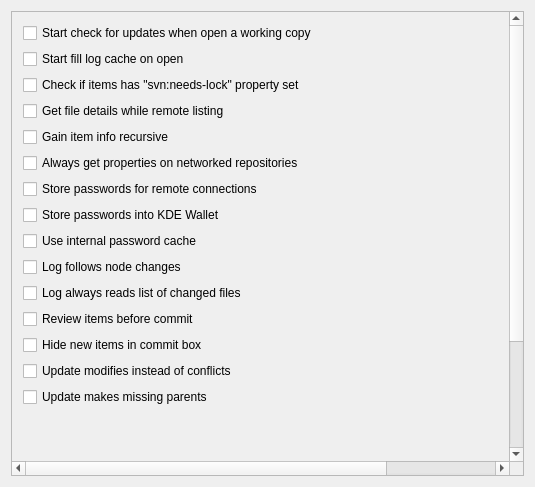
<?xml version="1.0" encoding="UTF-8"?>
<ui version="4.0">
 <class>SubversionSettings</class>
 <widget class="QWidget" name="SubversionSettings">
  <property name="geometry">
   <rect>
    <x>0</x>
    <y>0</y>
    <width>535</width>
    <height>487</height>
   </rect>
  </property>
  <property name="windowTitle">
   <string>Subversion Settings</string>
  </property>
  <layout class="QVBoxLayout" name="verticalLayout_2">
   <item>
    <widget class="QScrollArea" name="scrollArea">
     <property name="widgetResizable">
      <bool>false</bool>
     </property>
     <property name="alignment">
      <set>Qt::AlignLeading|Qt::AlignLeft|Qt::AlignTop</set>
     </property>
     <widget class="QWidget" name="scrollAreaWidgetContents_2">
      <property name="geometry">
       <rect>
        <x>0</x>
        <y>0</y>
        <width>646</width>
        <height>600</height>
       </rect>
      </property>
      <layout class="QVBoxLayout" name="verticalLayout_3">
       <item>
        <layout class="QHBoxLayout" name="horizontalLayout">
         <item>
          <layout class="QVBoxLayout" name="verticalLayout">
           <item>
            <widget class="QCheckBox" name="kcfg_start_updates_check_on_open">
             <property name="toolTip">
              <string>Select if kdesvn should check for updates when open a working copy</string>
             </property>
             <property name="text">
              <string>Start check for updates when open a working copy</string>
             </property>
             <property name="shortcut">
              <string/>
             </property>
            </widget>
           </item>
           <item>
            <widget class="QCheckBox" name="kcfg_log_cache_on_open">
             <property name="sizePolicy">
              <sizepolicy hsizetype="Preferred" vsizetype="Fixed">
               <horstretch>0</horstretch>
               <verstretch>0</verstretch>
              </sizepolicy>
             </property>
             <property name="toolTip">
              <string>Start refresh the log cache for repository when networking enabled</string>
             </property>
             <property name="text">
              <string>Start fill log cache on open</string>
             </property>
            </widget>
           </item>
           <item>
            <widget class="QCheckBox" name="kcfg_check_needslock">
             <property name="toolTip">
              <string>When listing on working copies kdesvn may check for this property</string>
             </property>
             <property name="whatsThis">
              <string>When listing on working copies kdesvn may check for &lt;tt&gt;svn:needs-lock&lt;/tt&gt; property.&lt;br&gt;But due this listings/updating on folders containing lot of items may get slow. So you should only switch on if you have repositories containing lot of such entries.</string>
             </property>
             <property name="text">
              <string>Check if items has &quot;svn:needs-lock&quot; property set</string>
             </property>
            </widget>
           </item>
           <item>
            <widget class="QCheckBox" name="kcfg_details_on_remote_listing">
             <property name="toolTip">
              <string>Whether getting details about items when making listing on repositories or not</string>
             </property>
             <property name="whatsThis">
              <string>&lt;p align=&quot;left&quot;&gt;When checked, kdesvn get more detailed info about file items when making a listing to remote repositories. So you may see remote locks in overview.
&lt;/p&gt;
&lt;p align=&quot;left&quot;&gt;&lt;i&gt;Be careful: This may let listings REAL slow.&lt;/i&gt;&lt;/p&gt;</string>
             </property>
             <property name="text">
              <string>Get file details while remote listing</string>
             </property>
             <property name="shortcut">
              <string/>
             </property>
            </widget>
           </item>
           <item>
            <widget class="QCheckBox" name="kcfg_info_recursive">
             <property name="text">
              <string>Gain item info recursive</string>
             </property>
             <property name="shortcut">
              <string/>
             </property>
            </widget>
           </item>
           <item>
            <widget class="QCheckBox" name="kcfg_properties_on_remote_items">
             <property name="toolTip">
              <string>Should kdesvn retrieves properties on selected item in repositories</string>
             </property>
             <property name="whatsThis">
              <string>When browsing kdesvn may try displaying properties below itemlist from a selected item. 
On networked repositories (e.g., not opened via file:// protocol) this may get real slow. So if you have slow network connections or when browsing hangs often you should deactivate it.</string>
             </property>
             <property name="text">
              <string>Always get properties on networked repositories</string>
             </property>
             <property name="shortcut">
              <string/>
             </property>
            </widget>
           </item>
           <item>
            <widget class="QCheckBox" name="kcfg_store_passwords">
             <property name="toolTip">
              <string>Should Subversion store passwords in default</string>
             </property>
             <property name="whatsThis">
              <string>Storing passwords is often a security problem. Kdesvn itself does not store any passwords, but the Subversion itself inside the configuration area of Subversion. If this area is readable from others you should not set it, but you may select for single non critical accounts inside the authentication dialog.</string>
             </property>
             <property name="text">
              <string>Store passwords for remote connections</string>
             </property>
             <property name="shortcut">
              <string/>
             </property>
            </widget>
           </item>
           <item>
            <widget class="QCheckBox" name="kcfg_passwords_in_wallet">
             <property name="toolTip">
              <string>When saving passwords, do it into KDE Wallet instead of Subversions storage?</string>
             </property>
             <property name="whatsThis">
              <string>&lt;p&gt;Tells if your passwords set in kdesvn should stored into KDE Wallet instead of simple clear text storage of Subversion.&lt;/p&gt;
&lt;p&gt;This would be a little bit more secure because KDE Wallet is (mostly) encrypted with a password. On other hand you must re-enter your passwords with other Subversion clients not accessing KDE wallet (e.g. svn command line itself, rapidsvn and so on).&lt;/p&gt;
&lt;p&gt;If you are HOME storage e.g. Subversion's config folder is on a network drive you should hard think about not storing passwords in a plain text file like Subversion does but put it into an encrypted storage like KDE Wallet or do not save passwords.&lt;/p&gt;</string>
             </property>
             <property name="text">
              <string>Store passwords into KDE Wallet</string>
             </property>
             <property name="shortcut">
              <string/>
             </property>
            </widget>
           </item>
           <item>
            <widget class="QCheckBox" name="kcfg_use_password_cache">
             <property name="toolTip">
              <string>Use an internal password cache</string>
             </property>
             <property name="text">
              <string>Use internal password cache</string>
             </property>
            </widget>
           </item>
           <item>
            <widget class="QCheckBox" name="kcfg_log_follows_nodes">
             <property name="text">
              <string>Log follows node changes</string>
             </property>
             <property name="shortcut">
              <string/>
             </property>
            </widget>
           </item>
           <item>
            <widget class="QCheckBox" name="kcfg_log_always_list_changed_files">
             <property name="toolTip">
              <string>Read detailed change lists</string>
             </property>
             <property name="whatsThis">
              <string>Reading lists of changed files may sometimes a little bit slow down things. But if this feature is switched off, kdesvn may fail generating differences between node changes from within the log viewer.</string>
             </property>
             <property name="text">
              <string>Log always reads list of changed files</string>
             </property>
             <property name="shortcut">
              <string/>
             </property>
            </widget>
           </item>
           <item>
            <widget class="QCheckBox" name="kcfg_review_commit">
             <property name="toolTip">
              <string>List items next commit will send or not</string>
             </property>
             <property name="text">
              <string>Review items before commit</string>
             </property>
             <property name="shortcut">
              <string/>
             </property>
            </widget>
           </item>
           <item>
            <widget class="QCheckBox" name="kcfg_commit_hide_new">
             <property name="toolTip">
              <string>Should unversioned items displayed in commit dialog or not.</string>
             </property>
             <property name="text">
              <string>Hide new items in commit box</string>
             </property>
             <property name="shortcut">
              <string/>
             </property>
            </widget>
           </item>
           <item>
            <widget class="QCheckBox" name="kcfg_update_add_as_modification">
             <property name="toolTip">
              <string>&lt;html&gt;&lt;head/&gt;&lt;body&gt;&lt;p&gt;If set, a local addition at the same path as an incoming addition of the same node kind results in a normal node with a possible local modification, instead of a tree conflict.&lt;/p&gt;&lt;/body&gt;&lt;/html&gt;</string>
             </property>
             <property name="text">
              <string>Update modifies instead of conflicts</string>
             </property>
            </widget>
           </item>
           <item>
            <widget class="QCheckBox" name="kcfg_update_make_parents">
             <property name="toolTip">
              <string>&lt;html&gt;&lt;head/&gt;&lt;body&gt;&lt;p&gt;If set, create any non-existent parent directories also by checking them out at depth=empty&lt;/p&gt;&lt;/body&gt;&lt;/html&gt;</string>
             </property>
             <property name="text">
              <string>Update makes missing parents</string>
             </property>
            </widget>
           </item>
          </layout>
         </item>
         <item>
          <spacer name="horizontalSpacer">
           <property name="orientation">
            <enum>Qt::Horizontal</enum>
           </property>
           <property name="sizeHint" stdset="0">
            <size>
             <width>40</width>
             <height>20</height>
            </size>
           </property>
          </spacer>
         </item>
        </layout>
       </item>
       <item>
        <spacer name="m_Spacer">
         <property name="orientation">
          <enum>Qt::Vertical</enum>
         </property>
         <property name="sizeType">
          <enum>QSizePolicy::Expanding</enum>
         </property>
         <property name="sizeHint" stdset="0">
          <size>
           <width>20</width>
           <height>48</height>
          </size>
         </property>
        </spacer>
       </item>
      </layout>
     </widget>
    </widget>
   </item>
  </layout>
 </widget>
 <layoutdefault spacing="6" margin="11"/>
 <includes>
  <include location="local">knuminput.h</include>
  <include location="local">knuminput.h</include>
 </includes>
 <resources/>
 <connections/>
</ui>
